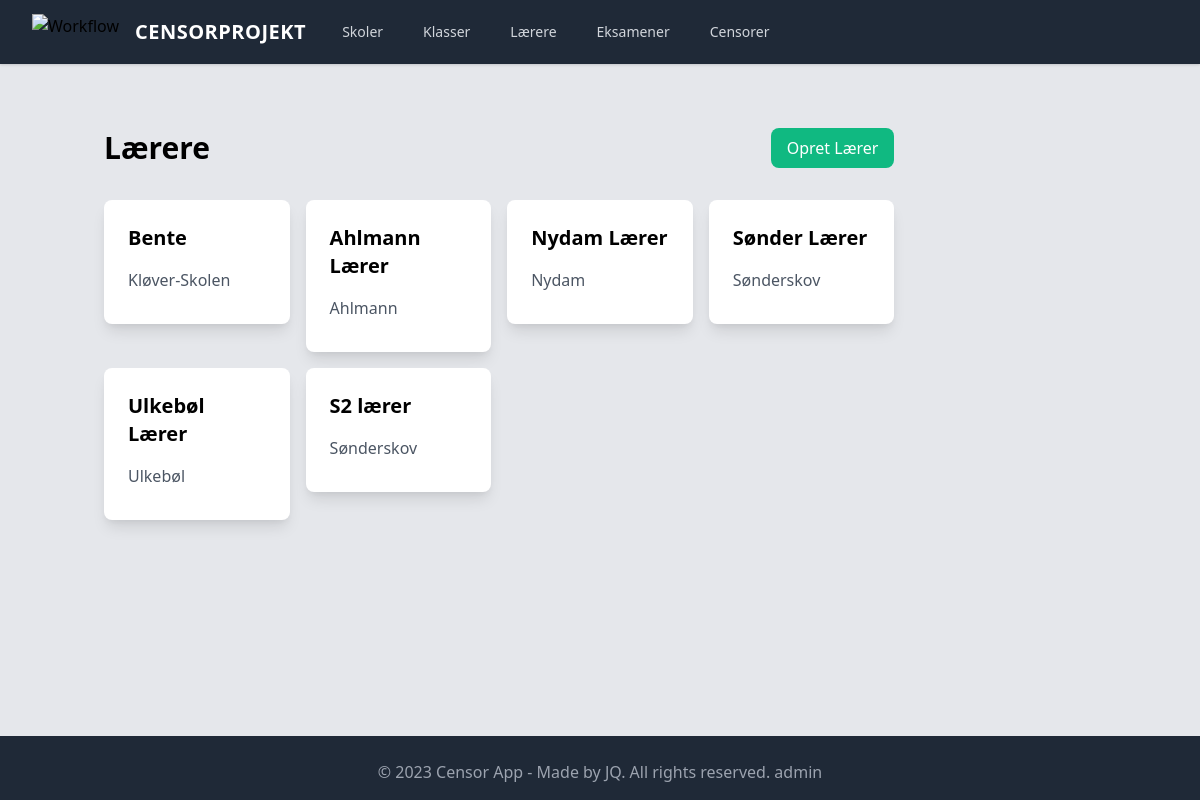
The page /lærere/ on the database as committed earlier.
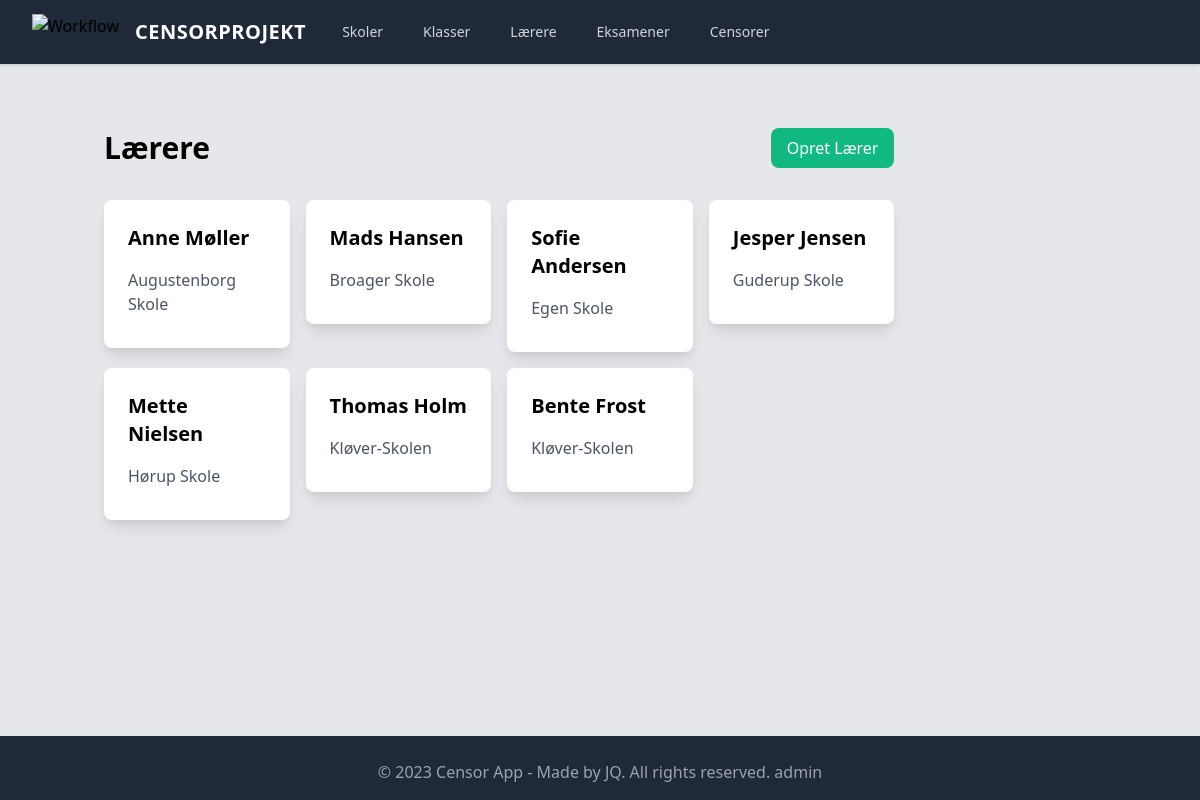
The same page on the database as committed later.
### censor_app/models.py (models this page shows, shortened)
class Lærer(models.Model):
    navn = models.CharField(max_length=200)
    email = models.EmailField(blank=True, null=True)
    skole = models.ForeignKey(
        Skole,
        on_delete=models.CASCADE,
        related_name="personale",
        blank=True,
        null=True,
    )
    class Meta:
        verbose_name_plural = "Lærere"

class Skole(models.Model):
    navn = models.CharField(max_length=200)
    adresse = models.CharField(max_length=200)
    def __str__(self):
        return self.navn
    class Meta:
        verbose_name_plural = "Skoler"

### censor_app/views.py (called while the page is built)
    def get_context_data(self, **kwargs):
        context = super().get_context_data(**kwargs)
        context["lærere"] = Lærer.objects.all()
        return context

### templates/censor_app/lærer_list.html
{% extends 'censor_app/base.html' %} {% block content %}
<div class="flex justify-between items-center mb-8">
  <h1 class="text-3xl font-bold">Lærere</h1>
  <a
    href="{% url 'lærer_create' %}"
    class="bg-green-500 text-white px-4 py-2 rounded-lg"
    >Opret Lærer</a
  >
</div>
<div
  class="grid grid-cols-1 sm:grid-cols-2 md:grid-cols-3 lg:grid-cols-4 gap-4 mb-40"
>
  {% for lærer in lærere %}
  <a href="{% url 'lærer_detail' lærer.pk %}">
    <div class="bg-white shadow-lg rounded-lg p-6">
      <h2 class="text-xl font-semibold mb-4">{{ lærer.navn }}</h2>
      <p class="text-gray-600 mb-2">{{ lærer.skole }}</p>
    </div>
  </a>
  {% empty %}
  <p class="text-gray-600">No lærers yet.</p>
  {% endfor %}
</div>
{% endblock %}

### templates/censor_app/base.html (shortened to what this page needs)
{% load static %}
<!doctype html>
<html lang="en">
    <head>
        <link rel="stylesheet" href="https://cdn.jsdelivr.net/npm/tailwindcss/dist/tailwind.min.css">
    </head>
    <body class="bg-gray-200 font-sans leading-normal tracking-normal">
        {% include 'partials/navbar.html' %}
        <div class="container w-full flex flex-wrap mx-auto px-2 pt-8 lg:pt-16 mt-16">
            <div class="w-full lg:w-4/5 px-2">
                {% block content %}
                {% endblock %}
            </div>
        </div>
<div class="fixed bottom-0 w-full">
    {% include 'partials/footer.html' %}
</div>
    </body>
</html>

### templates/partials/navbar.html
{% block navbar %}
<nav class="bg-gray-800 fixed w-full z-10 top-0 shadow">
  <div class="max-w-7xl mx-auto px-2 sm:px-6 lg:px-8">
    <div class="relative flex items-center justify-between h-16">
      <div
        class="flex-1 flex items-center justify-center sm:items-stretch sm:justify-start"
      >
        <div class="flex-shrink-0">
          <a href="/">
            <img
              class="h-8 w-auto"
              src="https://tailwindui.com/img/logos/workflow-mark-indigo-500.svg"
              alt="Workflow"
            />
          </a>
        </div>
        <div class="flex items-center">
          <a
            class="toggleColour text-white no-underline hover:no-underline text-xl font-bold uppercase tracking-wide pl-4"
            href="{% url 'censor_app:dashboard' %}"
          >
            Censorprojekt
          </a>
        </div>
        <div class="hidden sm:block sm:ml-6">
          <div class="flex space-x-4">
            <a
              href="{% url 'skole_list' %}"
              class="text-gray-300 hover:bg-gray-700 hover:text-white px-3 py-2 rounded-md text-sm font-medium"
              >Skoler</a
            >
            <a
              href="{% url 'skoleklasse_list' %}"
              class="text-gray-300 hover:bg-gray-700 hover:text-white px-3 py-2 rounded-md text-sm font-medium"
              >Klasser</a
            >
            <a
              href="{% url 'lærer_list' %}"
              class="text-gray-300 hover:bg-gray-700 hover:text-white px-3 py-2 rounded-md text-sm font-medium"
              >Lærere</a
            >
            <a
              href="{% url 'eksamen_list' %}"
              class="text-gray-300 hover:bg-gray-700 hover:text-white px-3 py-2 rounded-md text-sm font-medium"
              >Eksamener</a
            >
            <a
              href="{% url 'censor_list' %}"
              class="text-gray-300 hover:bg-gray-700 hover:text-white px-3 py-2 rounded-md text-sm font-medium"
              >Censorer</a
            >
          </div>
        </div>
      </div>
    </div>
  </div>
</nav>
{% endblock navbar %}

### templates/partials/footer.html (shortened to what this page needs)
 {% block footer %}
<footer class="bg-gray-800 py-6 mt-16 h-16">
  <div class="container mx-auto px-6">
    <div class="flex justify-center">
      <div class="text-gray-400">
        &copy; 2023 Censor App - Made by JQ. All rights reserved.
        <a href="http://127.0.0.1:8000/admin/">admin</a>
      </div>
    </div>
  </div>
</footer>
{% endblock footer %}

Rows that differ between the two databases and show on the page:
changed Lærer: navn "Bente" → "Anne Møller"; skole "Kløver-Skolen" → "Augustenborg Skole"
changed Lærer: navn "Ahlmann Lærer" → "Mads Hansen"; skole "Ahlmann" → "Broager Skole"
changed Lærer: navn "Nydam Lærer" → "Sofie Andersen"; skole "Nydam" → "Egen Skole"
changed Lærer: navn "Sønder Lærer" → "Jesper Jensen"; skole "Sønderskov" → "Guderup Skole"
changed Lærer: navn "Ulkebøl Lærer" → "Mette Nielsen"; skole "Ulkebøl" → "Hørup Skole"
changed Lærer: navn "S2 lærer" → "Thomas Holm"; skole "Sønderskov" → "Kløver-Skolen"
added Lærer: navn "Bente Frost", skole "Kløver-Skolen"
